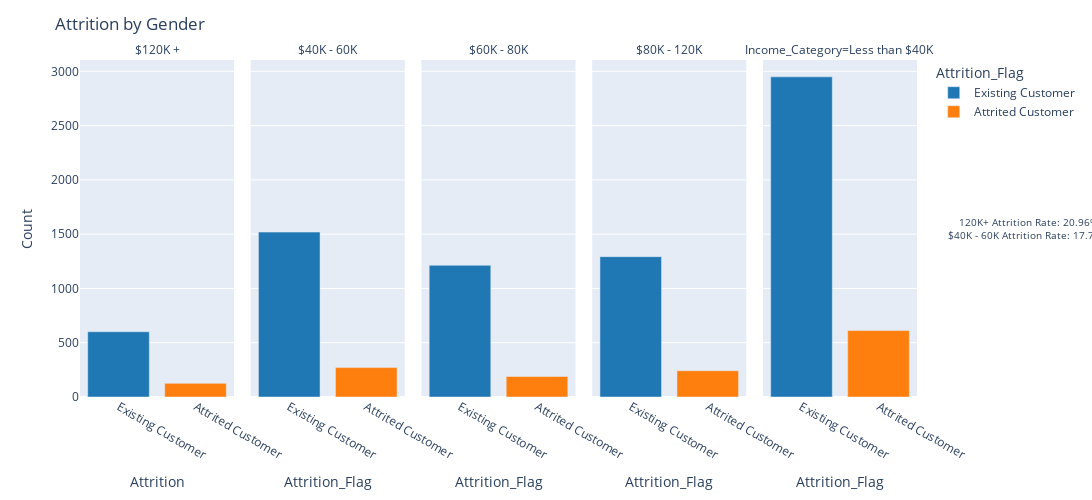

The code cell stored with this chart in its notebook:
### Code cell
# Attrition Bar Graph By Income Category

custom_color_scale = ['#1f77b4', '#ff7f0e']


fig = px.bar(Attrition_by_Income, x='Attrition_Flag', y='Count',color='Attrition_Flag',
             facet_col='Income_Category',
            category_orders={'Attrition_Flag': ['Existing Customer', 'Attrited Customer']},
            color_discrete_sequence=custom_color_scale)



fig.update_layout(title_text='Attrition by Gender',
                  xaxis_title='Attrition',
                  yaxis_title='Count',
                  width=1100,  # Set the width of the plot
                  height=500 ) # Set the height of the plot)

facet_col_labels = ['$120K +', '$40K - 60K', '$60K - 80K', '$80K - 120K']

# Set facet subplot labels
for i, label in enumerate(facet_col_labels):
    fig['layout']['annotations'][i]['text'] = label

annotation_text = "120K+ Attrition Rate: 20.96%<br>"
annotation_text += "$40K - 60K Attrition Rate: 17.77%<br>"

fig.add_annotation(text=annotation_text,
                   xref="paper", yref="paper",
                   x=1.23, y=0.5,
                   showarrow=False,
                   font=dict(size=10))

fig.show()

### Figure 1 — Plotly figure (JSON) as saved in the notebook; plotly's stock layout.template omitted (floating-point values rounded to 4 significant figures)
{"data": [{"alignmentgroup": "True", "hovertemplate": "Attrition_Flag=%{x}<br>Income_Category=$120K +<br>Count=%{y}<extra></extra>", "legendgroup": "Existing Customer", "marker": {"color": "#1f77b4", "pattern": {"shape": ""}}, "name": "Existing Customer", "offsetgroup": "Existing Customer", "orientation": "v", "showlegend": true, "textposition": "auto", "type": "bar", "x": ["Existing Customer"], "xaxis": "x", "y": [601], "yaxis": "y"}, {"alignmentgroup": "True", "hovertemplate": "Attrition_Flag=%{x}<br>Income_Category=$40K - $60K<br>Count=%{y}<extra></extra>", "legendgroup": "Existing Customer", "marker": {"color": "#1f77b4", "pattern": {"shape": ""}}, "name": "Existing Customer", "offsetgroup": "Existing Customer", "orientation": "v", "showlegend": false, "textposition": "auto", "type": "bar", "x": ["Existing Customer"], "xaxis": "x2", "y": [1519], "yaxis": "y2"}, {"alignmentgroup": "True", "hovertemplate": "Attrition_Flag=%{x}<br>Income_Category=$60K - $80K<br>Count=%{y}<extra></extra>", "legendgroup": "Existing Customer", "marker": {"color": "#1f77b4", "pattern": {"shape": ""}}, "name": "Existing Customer", "offsetgroup": "Existing Customer", "orientation": "v", "showlegend": false, "textposition": "auto", "type": "bar", "x": ["Existing Customer"], "xaxis": "x3", "y": [1213], "yaxis": "y3"}, {"alignmentgroup": "True", "hovertemplate": "Attrition_Flag=%{x}<br>Income_Category=$80K - $120K<br>Count=%{y}<extra></extra>", "legendgroup": "Existing Customer", "marker": {"color": "#1f77b4", "pattern": {"shape": ""}}, "name": "Existing Customer", "offsetgroup": "Existing Customer", "orientation": "v", "showlegend": false, "textposition": "auto", "type": "bar", "x": ["Existing Customer"], "xaxis": "x4", "y": [1293], "yaxis": "y4"}, {"alignmentgroup": "True", "hovertemplate": "Attrition_Flag=%{x}<br>Income_Category=Less than $40K<br>Count=%{y}<extra></extra>", "legendgroup": "Existing Customer", "marker": {"color": "#1f77b4", "pattern": {"shape": ""}}, "name": "Existing Customer", "offsetgroup": "Existing Customer", "orientation": "v", "showlegend": false, "textposition": "auto", "type": "bar", "x": ["Existing Customer"], "xaxis": "x5", "y": [2949], "yaxis": "y5"}, {"alignmentgroup": "True", "hovertemplate": "Attrition_Flag=%{x}<br>Income_Category=$120K +<br>Count=%{y}<extra></extra>", "legendgroup": "Attrited Customer", "marker": {"color": "#ff7f0e", "pattern": {"shape": ""}}, "name": "Attrited Customer", "offsetgroup": "Attrited Customer", "orientation": "v", "showlegend": true, "textposition": "auto", "type": "bar", "x": ["Attrited Customer"], "xaxis": "x", "y": [126], "yaxis": "y"}, {"alignmentgroup": "True", "hovertemplate": "Attrition_Flag=%{x}<br>Income_Category=$40K - $60K<br>Count=%{y}<extra></extra>", "legendgroup": "Attrited Customer", "marker": {"color": "#ff7f0e", "pattern": {"shape": ""}}, "name": "Attrited Customer", "offsetgroup": "Attrited Customer", "orientation": "v", "showlegend": false, "textposition": "auto", "type": "bar", "x": ["Attrited Customer"], "xaxis": "x2", "y": [271], "yaxis": "y2"}, {"alignmentgroup": "True", "hovertemplate": "Attrition_Flag=%{x}<br>Income_Category=$60K - $80K<br>Count=%{y}<extra></extra>", "legendgroup": "Attrited Customer", "marker": {"color": "#ff7f0e", "pattern": {"shape": ""}}, "name": "Attrited Customer", "offsetgroup": "Attrited Customer", "orientation": "v", "showlegend": false, "textposition": "auto", "type": "bar", "x": ["Attrited Customer"], "xaxis": "x3", "y": [189], "yaxis": "y3"}, {"alignmentgroup": "True", "hovertemplate": "Attrition_Flag=%{x}<br>Income_Category=$80K - $120K<br>Count=%{y}<extra></extra>", "legendgroup": "Attrited Customer", "marker": {"color": "#ff7f0e", "pattern": {"shape": ""}}, "name": "Attrited Customer", "offsetgroup": "Attrited Customer", "orientation": "v", "showlegend": false, "textposition": "auto", "type": "bar", "x": ["Attrited Customer"], "xaxis": "x4", "y": [242], "yaxis": "y4"}, {"alignmentgroup": "True", "hovertemplate": "Attrition_Flag=%{x}<br>Income_Category=Less than $40K<br>Count=%{y}<extra></extra>", "legendgroup": "Attrited Customer", "marker": {"color": "#ff7f0e", "pattern": {"shape": ""}}, "name": "Attrited Customer", "offsetgroup": "Attrited Customer", "orientation": "v", "showlegend": false, "textposition": "auto", "type": "bar", "x": ["Attrited Customer"], "xaxis": "x5", "y": [612], "yaxis": "y5"}], "layout": {"annotations": [{"showarrow": false, "text": "$120K +", "x": 0.092, "xanchor": "center", "xref": "paper", "y": 1, "yanchor": "bottom", "yref": "paper"}, {"showarrow": false, "text": "$40K - 60K", "x": 0.296, "xanchor": "center", "xref": "paper", "y": 1, "yanchor": "bottom", "yref": "paper"}, {"showarrow": false, "text": "$60K - 80K", "x": 0.5, "xanchor": "center", "xref": "paper", "y": 1, "yanchor": "bottom", "yref": "paper"}, {"showarrow": false, "text": "$80K - 120K", "x": 0.704, "xanchor": "center", "xref": "paper", "y": 1, "yanchor": "bottom", "yref": "paper"}, {"showarrow": false, "text": "Income_Category=Less than $40K", "x": 0.908, "xanchor": "center", "xref": "paper", "y": 1, "yanchor": "bottom", "yref": "paper"}, {"font": {"size": 10}, "showarrow": false, "text": "120K+ Attrition Rate: 20.96%<br>$40K - 60K Attrition Rate: 17.77%<br>", "x": 1.23, "xref": "paper", "y": 0.5, "yref": "paper"}], "barmode": "relative", "height": 500, "legend": {"title": {"text": "Attrition_Flag"}, "tracegroupgap": 0}, "margin": {"t": 60}, "title": {"text": "Attrition by Gender"}, "width": 1100, "xaxis": {"anchor": "y", "categoryarray": ["Existing Customer", "Attrited Customer"], "categoryorder": "array", "domain": [0, 0.184], "title": {"text": "Attrition"}}, "xaxis2": {"anchor": "y2", "categoryarray": ["Existing Customer", "Attrited Customer"], "categoryorder": "array", "domain": [0.204, 0.388], "matches": "x", "title": {"text": "Attrition_Flag"}}, "xaxis3": {"anchor": "y3", "categoryarray": ["Existing Customer", "Attrited Customer"], "categoryorder": "array", "domain": [0.408, 0.592], "matches": "x", "title": {"text": "Attrition_Flag"}}, "xaxis4": {"anchor": "y4", "categoryarray": ["Existing Customer", "Attrited Customer"], "categoryorder": "array", "domain": [0.612, 0.796], "matches": "x", "title": {"text": "Attrition_Flag"}}, "xaxis5": {"anchor": "y5", "categoryarray": ["Existing Customer", "Attrited Customer"], "categoryorder": "array", "domain": [0.816, 1], "matches": "x", "title": {"text": "Attrition_Flag"}}, "yaxis": {"anchor": "x", "domain": [0, 1], "title": {"text": "Count"}}, "yaxis2": {"anchor": "x2", "domain": [0, 1], "matches": "y", "showticklabels": false}, "yaxis3": {"anchor": "x3", "domain": [0, 1], "matches": "y", "showticklabels": false}, "yaxis4": {"anchor": "x4", "domain": [0, 1], "matches": "y", "showticklabels": false}, "yaxis5": {"anchor": "x5", "domain": [0, 1], "matches": "y", "showticklabels": false}}}
